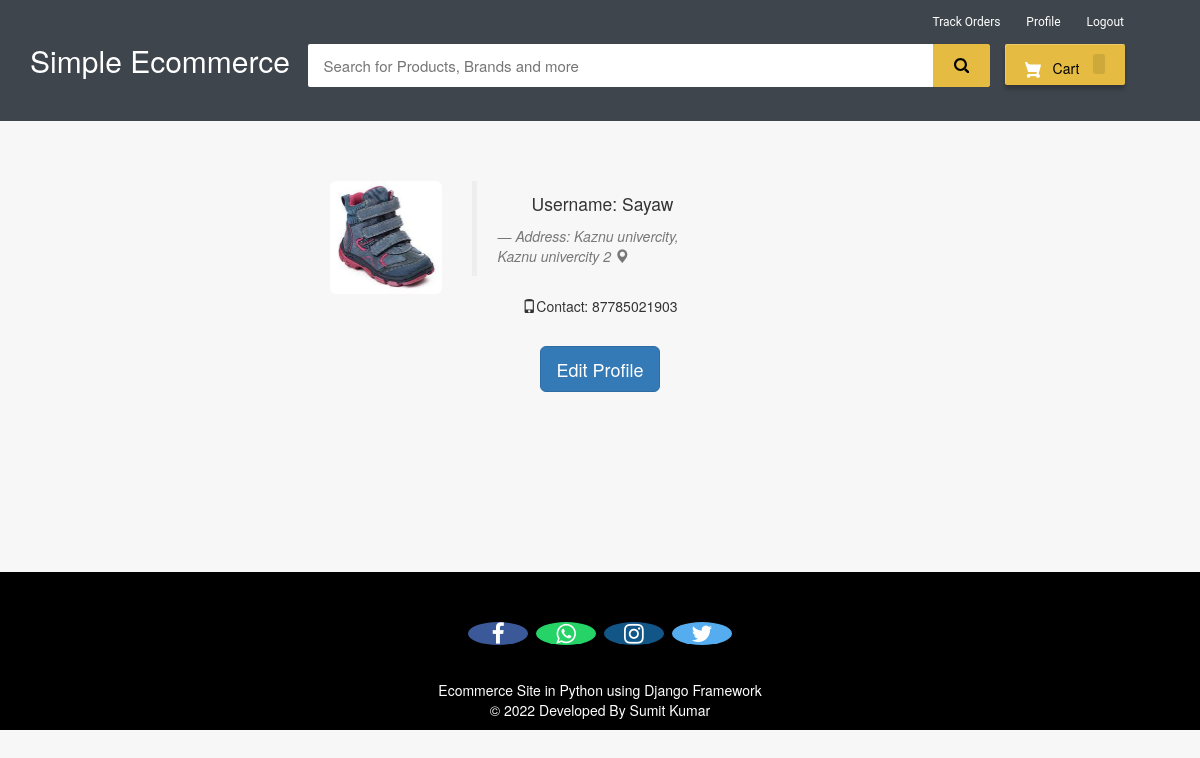
Screenshot of /my-profile (signed in) with the database file from the repository.
### ecom/models.py (models this page shows, shortened)
class Customer(models.Model):
    user=models.OneToOneField(User,on_delete=models.CASCADE)
    profile_pic= models.ImageField(upload_to='profile_pic/CustomerProfilePic/',null=True,blank=True)
    address = models.CharField(max_length=40)
    mobile = models.CharField(max_length=20,null=False)

### ecom/views.py (the view)
# urls.py: path('my-profile', views.my_profile_view,name='my-profile'),
@login_required(login_url='customerlogin')
@user_passes_test(is_customer)
def my_profile_view(request):
    customer=models.Customer.objects.get(user_id=request.user.id)
    return render(request,'ecom/my_profile.html',{'customer':customer})

### ecom/views.py (called while the page is built)
def is_customer(user):
    return user.groups.filter(name='CUSTOMER').exists()

### templates/ecom/my_profile.html (shortened to what this page needs)
{% extends 'ecom/customer_base.html' %}
{% load static %}
{% block content %}
<br><br><br>
<div style="padding-left:300px;" class="container">
        <div class="col-sm-2 col-md-2">
            <img src="{% static customer.profile_pic.url %}"   alt="profile pic" class="img-rounded img-responsive" />
        </div>
        <div class="col-sm-4 col-md-4">
            <blockquote>
                <p>Username: {{request.user}}</p> <small><cite title="Source Title">Address: {{customer.address}}  <i class="glyphicon glyphicon-map-marker"></i></cite></small>
            </blockquote>
            <p><i class="glyphicon glyphicon-phone"></i>Contact: {{customer.mobile}}
            </p>
        </div>
</div>
<br>
<div style="text-align: center;">
  <a href="/edit-profile"><button class="btn btn-primary btn-lg" ><span>Edit Profile </span></button></a>
</div>
<br><br><br><br><br><br>
{% endblock content %}

### templates/ecom/customer_base.html (style rules this page uses)
body { background-color: #f7f7f7; }
p { text-align: center; }

### templates/ecom/my_profile.html (style rules this page uses)
body { background-color:#f7f7f7; }

### rows the page displays
Customer: profile_pic (picture), address "Kaznu univercity, Kaznu univercity 2", mobile "87785021903"

### other values shown
{{ request.user }} "Sayaw"
